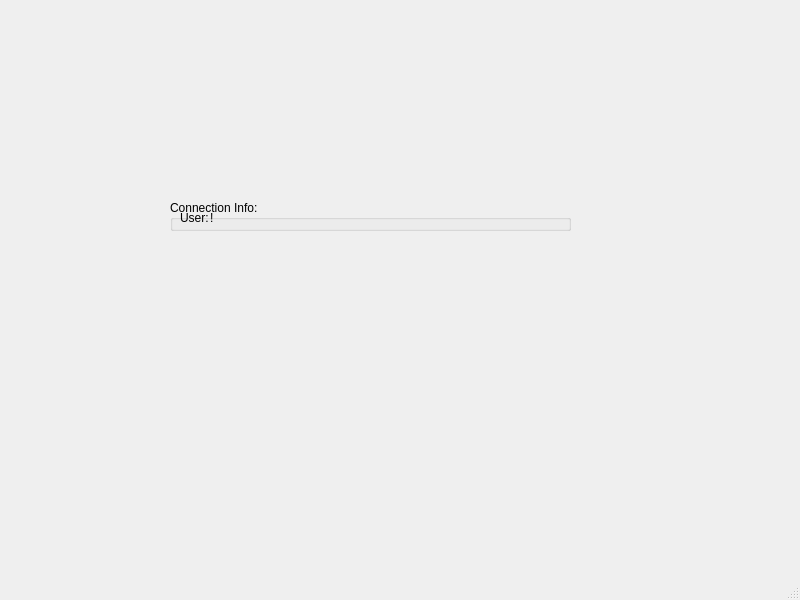
<?xml version="1.0" encoding="UTF-8"?>
<ui version="4.0">
 <class>MainWindow</class>
 <widget class="QMainWindow" name="MainWindow">
  <property name="geometry">
   <rect>
    <x>0</x>
    <y>0</y>
    <width>800</width>
    <height>600</height>
   </rect>
  </property>
  <property name="windowTitle">
   <string>MainWindow</string>
  </property>
  <widget class="QWidget" name="centralwidget">
   <widget class="QGroupBox" name="groupBox">
    <property name="geometry">
     <rect>
      <x>170</x>
      <y>200</y>
      <width>401</width>
      <height>31</height>
     </rect>
    </property>
    <property name="title">
     <string>Connection Info:</string>
    </property>
    <widget class="QLabel" name="label">
     <property name="geometry">
      <rect>
       <x>10</x>
       <y>10</y>
       <width>31</width>
       <height>16</height>
      </rect>
     </property>
     <property name="text">
      <string>User: </string>
     </property>
    </widget>
    <widget class="QLabel" name="user">
     <property name="geometry">
      <rect>
       <x>40</x>
       <y>10</y>
       <width>101</width>
       <height>16</height>
      </rect>
     </property>
     <property name="text">
      <string>! </string>
     </property>
    </widget>
   </widget>
  </widget>
  <widget class="QMenuBar" name="menubar">
   <property name="geometry">
    <rect>
     <x>0</x>
     <y>0</y>
     <width>800</width>
     <height>21</height>
    </rect>
   </property>
  </widget>
  <widget class="QStatusBar" name="statusbar"/>
 </widget>
 <resources/>
 <connections/>
</ui>
